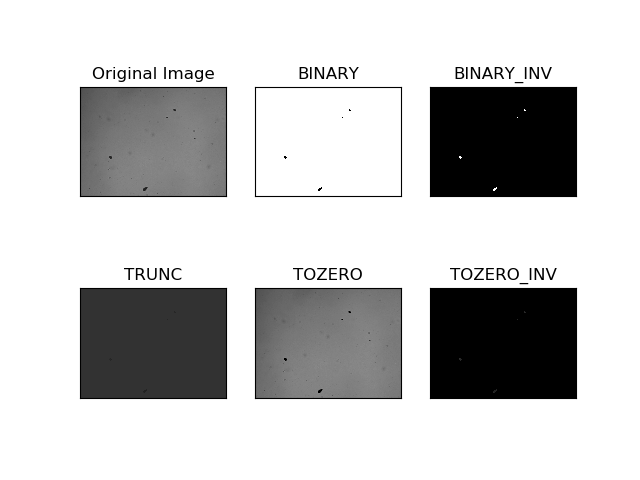
#> input picture Thresholding - Figure.png, 640 x 480 px
$ python -i utils.py   (imports and definitions only)
#> lines starting #> are read from the running program, lines starting #| are printed output that depends on the picture; after the words box and inside, x2 and y2 are one past the last pixel; in counts of white or black regions, pixels touching at a corner belong together
#> further down, picture is the input picture: shape (480, 640, 3); min 0, max 255, mean 200.2
import cv2
import numpy as np
from matplotlib import pyplot as plt
import math
import os
import csv

std_thresh = 18
area_thresh = 600

sem_std_thresh = 18
sem_area_thresh = 300

class OM:
    def dist(self, m,a):
        return math.sqrt((abs(m[0]-a[0])**2) + (abs(m[1]-a[1]**2)))

    # [126 lines left out: functions process, process_all_images, process_all_images_single, sum_stats, not called in this run]

class SEM:

    def dist(self, m,a):
        return math.sqrt((abs(m[0]-a[0])**2) + (abs(m[1]-a[1]**2)))

    def process(self, img, show = False):
#> called with show = False
        gray = cv2.cvtColor(img, cv2.COLOR_BGR2GRAY)
        ret, thresh = cv2.threshold(gray, 50, 255, cv2.THRESH_BINARY)
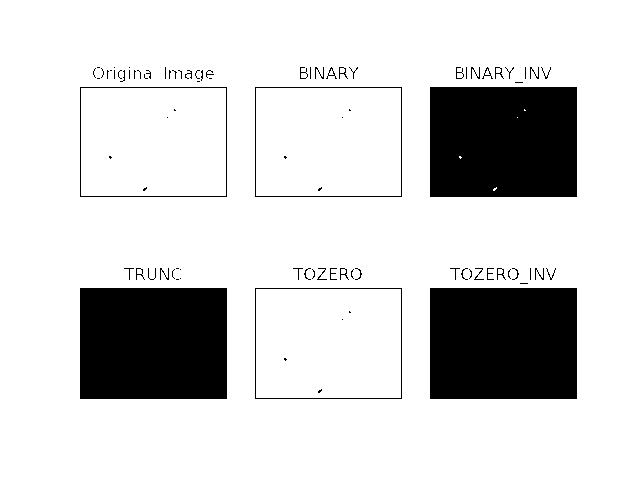
#> thresh: shape (480, 640); 83.2% white; 89 black regions (53 under 20 px)
        contours, hier = cv2.findContours(thresh,cv2.RETR_LIST,cv2.CHAIN_APPROX_SIMPLE)
#> contours = 225 contours, 172 with area under 20; largest, box (x1, y1, x2, y2) and area: (0, 0, 640, 480) 306081, (429, 287, 578, 400) 16574, (254, 287, 403, 400) 16574, (79, 287, 228, 400) 16574, (429, 86, 578, 198) 16426
        sorted_ = sorted(contours,key=cv2.contourArea,reverse=True)
#> sorted_ has the same summary as contours
        biggest = sorted_[0]
#> biggest = [[0, 0], [0, 479], [639, 479], [639, 0]]

        img2 = np.zeros( (1094,1536) ) # create a single channel 200x200 pixel black image
        cv2.fillPoly(img2, pts =[biggest], color=(255,255,255))
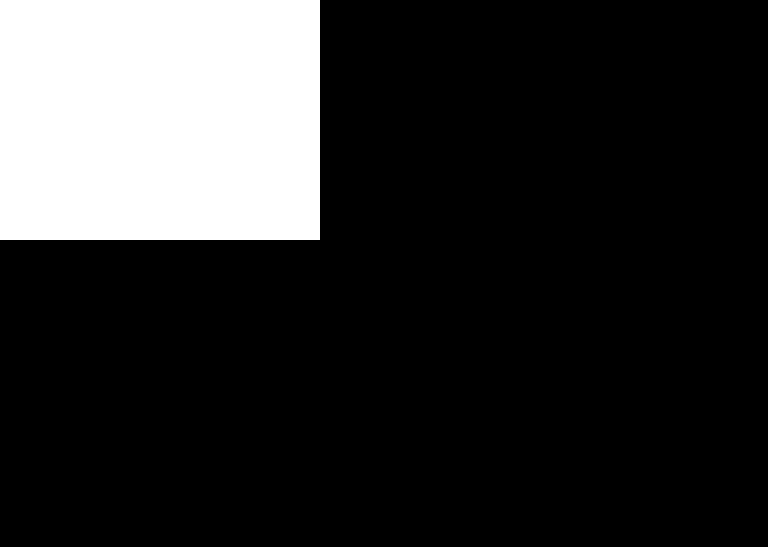
#> img2: shape (1094, 1536) float64 (shown at 1/2 size); 18.3% white; 1 white region, box (x1, y1, x2, y2) and area: (0, 0, 640, 480) 307200
#> (the run stopped early here; a loop or call above may not have finished)
